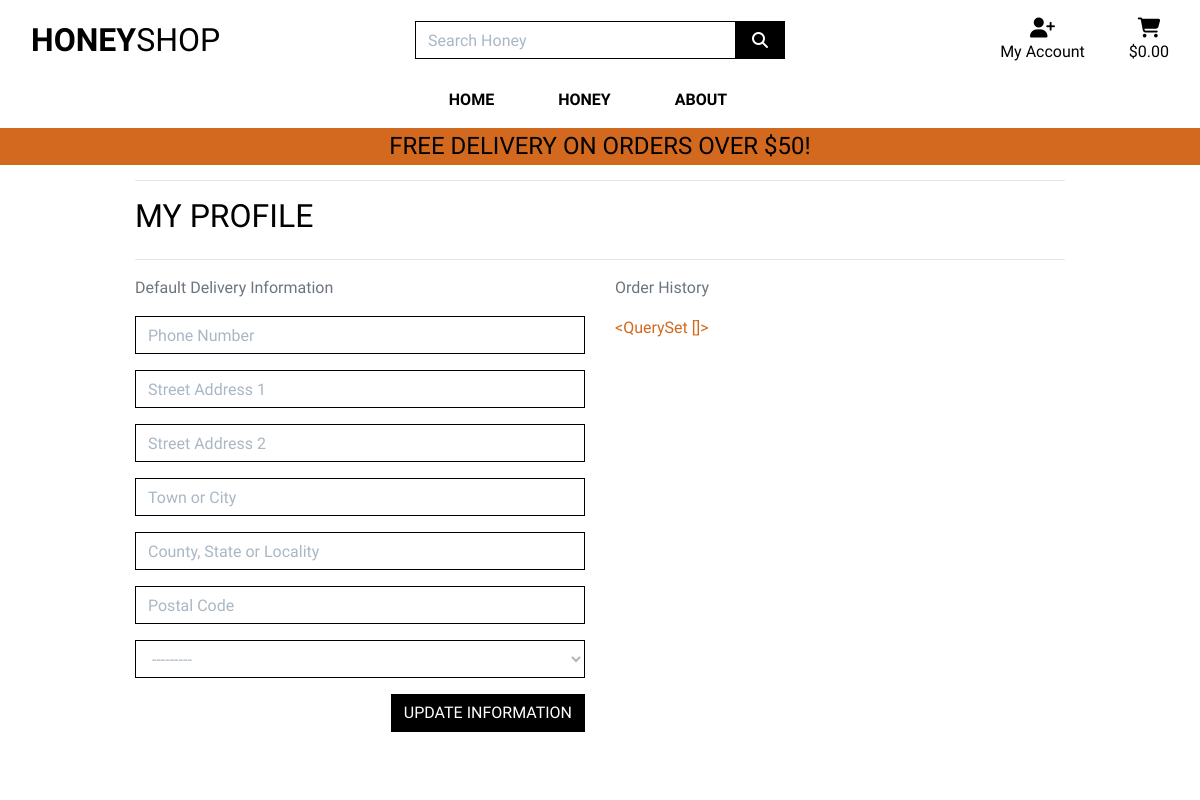
The page /profile/ (signed in) on the database as committed earlier.
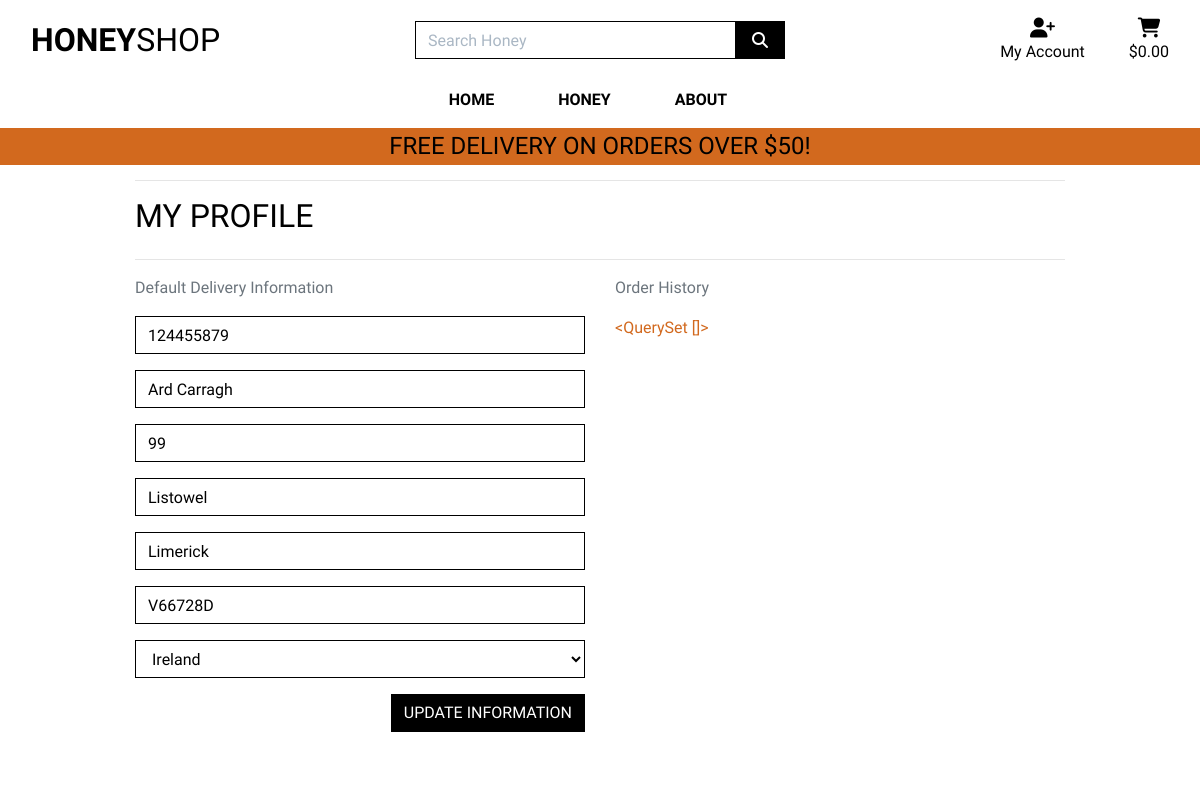
The same page on the database as committed later.
### profiles/models.py (models this page shows, shortened)
class UserProfile(models.Model):
    user = models.OneToOneField(User, on_delete=models.CASCADE)
    default_phone_number = models.CharField(max_length=20, null=True, blank=True)
    default_street_address1 = models.CharField(max_length=80, null=True, blank=True)
    default_street_address2 = models.CharField(max_length=80, null=True, blank=True)
    default_town_or_city = models.CharField(max_length=40, null=True, blank=True)
    default_county = models.CharField(max_length=80, null=True, blank=True)
    default_postcode = models.CharField(max_length=20, null=True, blank=True)
    default_country = CountryField(blank_label='Country', null=True, blank=True)

### profiles/views.py (the view)
# urls.py: path('profile/', include('profiles.urls')),
def profile(request):
    profile= get_object_or_404(UserProfile, user=request.user)
    if request.method == 'POST':
        form = UserProfileForm(request.POST, instance=profile)
        if form.is_valid():
            form.save()
            messages.success(request, 'Successfully updated the profile')
    form = UserProfileForm(instance=profile)
    orders = profile.orders.all()
    template = 'profiles/profile.html'
    context = {
        'form' : form,
        'orders' : orders,
        'on_profile_page' : True
    }
    return render(request, template, context)

### profiles/forms.py
class UserProfileForm(forms.ModelForm):
    class Meta:
        model = UserProfile
        exclude = ('user',)
    def __init__(self, *args, **kwargs):
        super().__init__(*args, **kwargs)
        placeholders = {
            'default_phone_number': 'Phone Number',
            'default_postcode': 'Postal Code',
            'default_town_or_city': 'Town or City',
            'default_street_address1': 'Street Address 1',
            'default_street_address2': 'Street Address 2',
            'default_county': 'County, State or Locality',
        }
        self.fields['default_phone_number'].widget.attrs['autofocus'] = True
        for field in self.fields:
            if field != 'default_country':
                if self.fields[field].required:
                    placeholder = f'{placeholders[field]} *'
                else:
                    placeholder = placeholders[field]
                self.fields[field].widget.attrs['placeholder'] = placeholder
            self.fields[field].widget.attrs['class'] = 'border-black rounded-0 profile-form-input'
            self.fields[field].label = False

### bag/contexts.py (called while the page is built, shortened)
def bag_contents(request):
    bag_items = []
    total = 0
    product_count = 0
    bag = request.session.get('bag', {})
    if total < settings.FREE_DELIVERY_THRESHOLD:
        delivery = total * Decimal(settings.STANDARD_DELIVERY_PERCENTAGE / 100)
        free_delivery_delta = settings.FREE_DELIVERY_THRESHOLD - total
    else:
        delivery = 0
        free_delivery_delta = 0
    grand_total = delivery + total
    context = {
        'bag_items': bag_items,
        'total': total,
        'product_count': product_count,
        'delivery': delivery,
        'free_delivery_delta': free_delivery_delta,
        'free_delivery_threshold': settings.FREE_DELIVERY_THRESHOLD,
        'grand_total': grand_total,
    }
    return context

### profiles/templates/profiles/profile.html (shortened to what this page needs)
{% extends "base.html" %}
{% load static %}
{% block extra_css %}
    <link rel="stylesheet" href="{% static 'profiles/css/profile.css' %}">
{% endblock %}
{% block page_header %}
    <div class="container header-container">
    </div>
{% endblock %}
{% block content %}
    <div class="overlay"></div>
    <div class="container">
        <div class="row">
            <div class="col">
                <hr>
                <h2 class="logo-font mb-4">My Profile</h2>
                <hr>
            </div>
        </div>
        <div class="row">
            <div class="col-12 col-lg-6">
                <p class="text-muted">Default Delivery Information</p>
                <form class="mt-3" action="{% url 'profile' %}" method="POST" id="profile-update-form">
                    {{ form|crispy }}
                    <button class="btn btn-black rounded-0 text-uppercase float-right">Update Information</button>
                </form>
            </div>
            <div class="col-12 col-lg-6">
                <p class="text-muted">Order History</p>
                {{ orders }}
            </div>
        </div>
{% endblock %}

### templates/base.html (shortened to what this page needs)
{% load static %}
<!doctype html>
<html lang="en">
  <head>
    {% block corecss %}
    <link rel="stylesheet" href="https://stackpath.bootstrapcdn.com/bootstrap/4.5.0/css/bootstrap.min.css">
    <link rel="stylesheet" href="{% static 'css/base.css' %}">
    {% endblock %}
    {% block extra_css %}
    {% endblock %}
  </head>
  <body>
    <header class="container-fluid fixed-top">
    <div id="topnav" class="row bg-white pt-lg-2 d-none d-lg-flex">
            <div class="col-12 col-lg-4 my-auto py-1 py-lg-0 text-center text-lg-left">
                <a href="{% url 'home' %}" class="nav-link main-logo-link">
                    <h2 class="logo-font text-black my-0"><strong>Honey</strong>Shop</h2>
                </a>
            </div>
    <div class="col-12 col-lg-4 my-auto py-1 py-lg-0">
                <form method="GET" action="{% url 'products' %}">
                    <div class="input-group w-100">
                        <input class="form-control border border-black rounded-0" type="text" name="q" placeholder="Search Honey">
                        <div class="input-group-append">
                            <button class="form-control btn btn-black border border-black rounded-0" type="submit">
                                <span class="icon">
                                    <i class="fas fa-search"></i>
                                </span>
                            </button>
                        </div>
                    </div>
                </form>
            </div>
    <div class="col-12 col-lg-4 my-auto py-1 py-lg-0">
                <ul class="list-inline list-unstyled text-center text-lg-right my-0">
                    <li class="list-inline-item dropdown">
                        <a class="text-black nav-link" href="#" id="user-options" data-toggle="dropdown" aria-haspopup="true" aria-expanded="false">
                            <div class="text-center">
                                <div><i class="fas fa-user-plus fa-lg"></i></div>
                                <p class="my-0">My Account</p>
                            </div>
                        </a>
                    </li>
                    <li class="list-inline-item">
                        <a class="{% if grand_total %}text-info font-weight-bold{% else %}text-black{% endif %} nav-link" href="{% url 'view_bag' %}">
                            <div class="text-center">
                                <div><i class="fas fa-shopping-cart fa-lg"></i></div>
                                <p class="my-0">
                                    {% if grand_total %}
                                        ${{ grand_total|floatformat:2 }}
                                    {% else %}
                                        $0.00
                                    {% endif %}
                                </p>
                            </div>
                        </a>
                    </li>
                </ul>
            </div>
        </div>
        <div class="row bg-white">
            <nav class="navbar navbar-expand-lg navbar-light w-100">
                    {% include 'includes/main-nav.html' %}
            </nav>
        </div>
        <div id="delivery-banner" class="row text-center">
        <div class="col bg-black text-black">
            <h4 class="logo-font my-1">Free delivery on orders over ${{ free_delivery_threshold }}!</h4>
        </div>
    </div>
     </header>
    {% block page_header %}
    {% endblock %}
    {% block content %}
    {% endblock %}
    <br>
    <br>
  </body>
</html>

### templates/includes/main-nav.html (shortened to what this page needs)
<div class="collapse navbar-collapse" id="main-nav">
    <ul class="navbar-nav w-auto mx-auto">
        <li class="nav-item d-block">
            <a class="logo-font font-weight-bold nav-link text-black mr-5" href="{% url 'home' %}" id="home-link">
                Home
            </a>
        </li>
        <li class="nav-item dropdown">
            <a class="logo-font font-weight-bold nav-link text-black mr-5" href="#" id="all-products-link" data-toggle="dropdown" aria-haspopup="true" aria-expanded="false">
                Honey
            </a>
        </li>
        <li class="nav-item d-block">
            <a class="logo-font font-weight-bold nav-link text-black mr-5" href="" id="about-link">
                About
            </a>
        </li>
    </ul>
</div>

### static/css/base.css (style rules this page uses)
html { height: 100%; }
body { background: url('/media/honeybkg.jpg') no-repeat center center fixed; background-size: cover; height:calc(100vh - 164px); color:chocolate; font-family: Sriracha, cursive; }
.border-black { border: 1px solid black !important; }
.icon { align-items: center; display: inline-flex; justify-content: center; height: 1.5rem; width: 1.5rem; }
.logo-font { text-transform: uppercase; color:black !important; }
.main-logo-link { width: fit-content; }
.btn-black { background: black; color: white; }
.text-black { color: black !important; }
.bg-black { background: chocolate !important; }
.overlay { height: 100%; width: 100%; top: 0; left: 0; position: fixed; background: white; z-index: -1; }
input[name='q']::placeholder { color: #aab7c4; }
@media (min-width: 1200px) { .container { max-width: 80%; } }
@media (min-width:992px) { .header-container { padding-top: 164px; } }

### profiles/static/profiles/css/profile.css (style rules this page uses)
#profile-update-form .form-control { color: #000; }
#profile-update-form input::placeholder { color: #aab7c4; }
#id_default_country, #id_default_country option:not(:first-child) { color: #000; }

Rows that differ between the two databases and show on the page:
changed UserProfile "<QuerySet []>": default_phone_number (not shown) → "124455879"; default_street_address1 (not shown) → "Ard Carragh"; default_street_address2 (not shown) → "99"; default_town_or_city (not shown) → "Listowel"; default_county (not shown) → "Limerick"; default_postcode (not shown) → "V66728D"; default_country "---------" → "Ireland"
